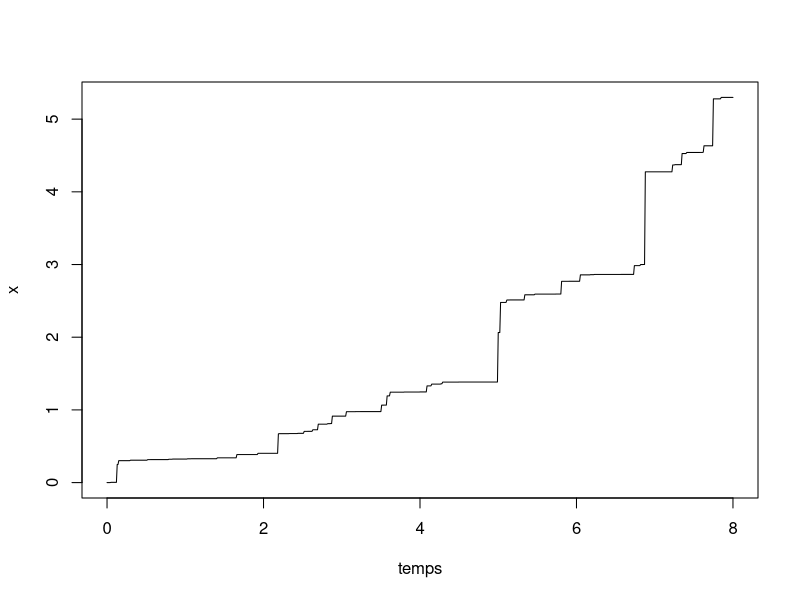
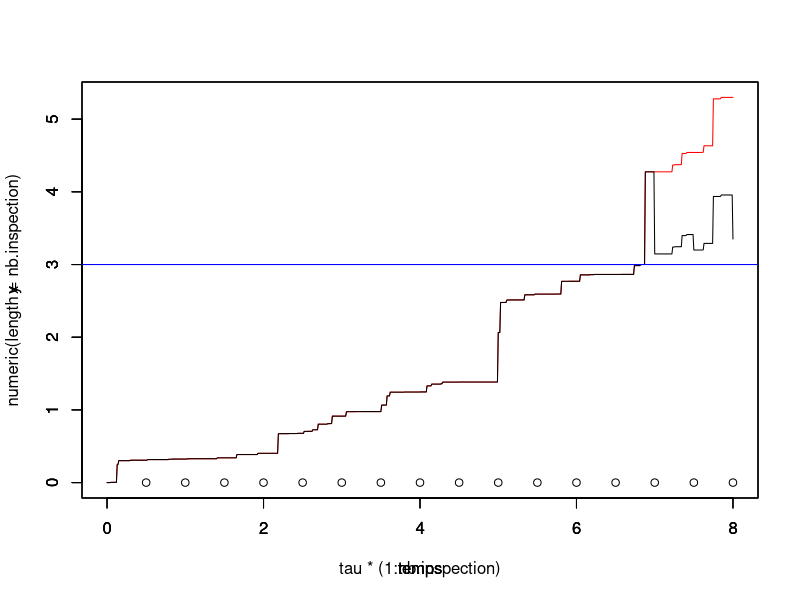
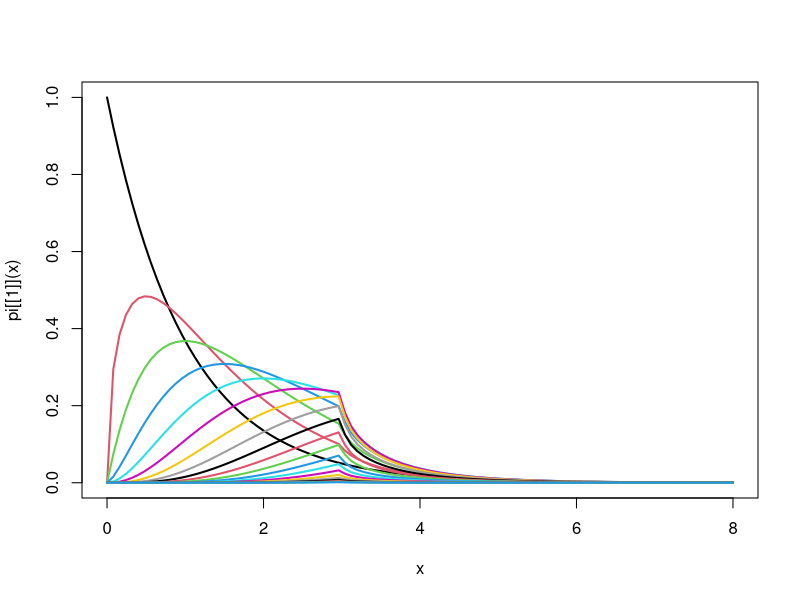

Reproduce these figures in R, in order.
library(ggplot2)
library(tidyverse)
tau = 0.5 # intervalle inter-inspection
rho = 0.8 # parametre ARD1
L=3 # seuil pour MP
M=6 # seuil pout MC
tps.final <-8 # fenêtre d'observation du processus

# Simulation d'un processus gamma
pas = 0.01 # pas de temps pour simuler le processus

temps = seq(from = 0,to = tps.final,by = pas)
alpha = 1 # paramètre de forme de Gamma a = alpha t
beta = 1 # paramètre d'échelle de Gamma
n=length(temps)
x=numeric(n) # processus Gamma simulé
y=numeric(n) # processus Gamma maintenu
x[1] = 0

nb.inspection<- floor(tps.final/tau)

obs<-numeric(nb.inspection)

for(i in 2:n){
  x[i] = x[i-1] + rgamma(1,scale = beta, shape = alpha*(temps[i]^beta)-temps[i-1]^beta)
}

plot(temps,x,type="l")

# avant la première inspection y=x
y[1:(tau/pas)]<-x[1:(tau/pas)]

# Décision à chaque inspection

ifelse(x[tau/pas+1]<L,y[tau/pas+1]<-x[tau/pas+1],ifelse(x[tau/pas+1]<M,y[tau/pas+1]<-(1-rho)*x[tau/pas+1],y[tau/pas+1]<-0))

obs[1]<-y[tau/pas+1]

j<-1 # indicateur inspection
while (obs[j]<M & j<nb.inspection) {
  y[(j*tau/pas+2):((j+1)*tau/pas+1)]<-y[j*tau/pas+1]+x[(j*tau/pas+2):((j+1)*tau/pas+1)]-x[j*tau/pas+1]
  ifelse(y[(j+1)*tau/pas+1]<L,print("no action"),ifelse(y[(j+1)*tau/pas+1]<M,y[(j+1)*tau/pas+1]<-y[j*tau/pas+1]+(1-rho)*(x[(j+1)*tau/pas+1]-x[j*tau/pas+1]),y[(j+1)*tau/pas+1]<-0))
  obs[j+1]<-y[(j+1)*tau/pas+1]
  j<-j+1
}

df <- data.frame(temps,x,y)
mygraph <- ggplot(df,aes(x = temps)) +  
  geom_line(aes(y = y), color = "darkred") +
  geom_line(aes(y = x), color="steelblue", linetype="twodash") +
  geom_abline(slope = 0,intercept = L,color="blue") +
  geom_abline(slope = 0,intercept = M,color="red")



plot(temps,x,col="red",type="l",ylim = c(0,max(x)),xlim = c(0,8))
par(new=T)
plot(temps,y,type="l",ylim=c(0,max(x)),xlim = c(0,8))
par(new=T)
plot(tau*(1:nb.inspection),numeric(length = nb.inspection),ylim=c(0,max(x)),type="p",xlim = c(0,8))
abline(h=L,col="blue")
abline(h=M,col="red")

#abline(v = tau*(1:nb.inspection))


#####################################
# Calcul de la loi stationnaire
#####################################

# se donner une grille pour les abscisses

K<- 20 # nb itérations de l'algo de point fixe
grid_abs <- seq(0.01,8,0.01)
nb_abs <- length(grid_abs)
w<-matrix(nrow = K,ncol = nb_abs )

pi<-list()
pi[[1]]<-function(x) dexp(x)

w[1,]<-pi[[1]](grid_abs)
curve(pi[[1]](x), from = 0, to = max(grid_abs), lwd = 2)

for(k in 2:K){
  for (j in 1:nb_abs){
    abs <- grid_abs[j]
    fn_aux1 <- function(x) {
      res <- pi[[k-1]](x)*dgamma(abs-x,rate=beta,shape=alpha*tau)
      return(res)
    }
    fn_aux2 <- function(x) {
      res <- pi[[k-1]](x)*dgamma(abs-(1-rho)*x,rate=beta,shape=alpha*tau)
      return(res)
    }
    fn_aux3 <- function(x) {
      res <- pi[[k-1]](x)
      return(res)
    }
    w[k,j] <- integrate(f = fn_aux1, lower = 0, upper = min(L,abs))$value 
      + integrate(f = fn_aux2, lower = L, upper = min(M,abs/(1-rho)))$value
      + integrate(f = fn_aux3, lower = M, upper = Inf)$value * dgamma(abs,rate=beta,shape=alpha*tau)
  }
  aux <- w[k,]
  fn_w <- function(x) {
    res <- splinefun(x = grid_abs, y = aux)(x)*((0 < x) & (x<=max(grid_abs)))
    return(res)
  }
  pi[[k]] <- fn_w
  curve(pi[[k]](x), from = 0, to = max(grid_abs), lwd = 2, add = TRUE, col = k)
}





# initialisation
